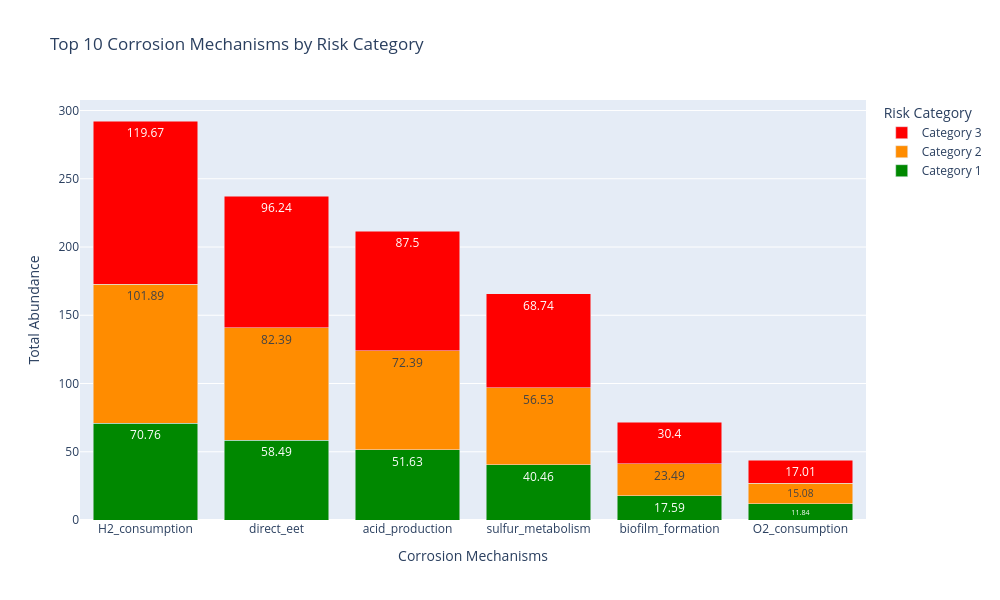

This figure's notebook cell:
### Markdown cell above
## 5. Mechanism Distribution across Risk Category

### Code cell
def plot_mechanism_distribution(prioritized_markers):
    """
    Creates stacked bar charts showing mechanism distribution across risk categories.
    """
    # Define colors and categories
    category_colors = {
        1: '#008800',  # Dark green - Normal Operation
        2: '#FF8C00',  # Dark orange - Early Warning
        3: '#FF0000'   # Red - System Failure
    }

    categories_labels = {
        1: 'Normal Operation',
        2: 'Early Warning',
        3: 'System Failure'
    }

    # Process mechanism data
    mech_data = []

    for _, row in prioritized_markers.iterrows():
        if isinstance(row['corrosion_mechanisms'], str) and row['corrosion_mechanisms']:
            mechanisms = [m.strip() for m in row['corrosion_mechanisms'].split(';')]
            for mech in mechanisms:
                mech_data.append({
                    'corrosion_mechanisms': mech,
                    'Category 1': row['mean_cat1'],
                    'Category 2': row['mean_cat2'],
                    'Category 3': row['mean_cat3']
                })

    # Convert to DataFrame
    mech_df = pd.DataFrame(mech_data)

    # Group by mechanism
    grouped = mech_df.groupby('corrosion_mechanisms').agg({
        'Category 1': 'sum',
        'Category 2': 'sum',
        'Category 3': 'sum'
    }).reset_index()

    # Calculate total abundance and sort
    grouped['total'] = grouped['Category 1'] + grouped['Category 2'] + grouped['Category 3']
    grouped = grouped.sort_values('total', ascending=False).head(10)

    # Prepare data for stacked bar chart
    data = []

    for category, color in zip(['Category 1', 'Category 2', 'Category 3'], category_colors.values()):
        data.append(
            go.Bar(
                name=category,
                x=grouped['corrosion_mechanisms'],
                y=grouped[category],
                text=grouped[category].round(2),
                textposition='auto',
                marker_color=color
            )
        )

    # Create figure
    fig = go.Figure(data=data)

    # Update layout
    fig.update_layout(
        barmode='stack',
        title='Top 10 Corrosion Mechanisms by Risk Category',
        xaxis_title='Corrosion Mechanisms',
        yaxis_title='Total Abundance',
        legend_title='Risk Category',
        hovermode='x',
        height=600,
        width=1000
    )

    return fig
    plt.show()

plot_mechanism_distribution(top_markers)

### Figure 1 — Plotly figure (JSON) as saved in the notebook; plotly's stock layout.template omitted (floating-point values rounded to 4 significant figures)
{"data": [{"marker": {"color": "#008800"}, "name": "Category 1", "text": [70.76, 58.49, 51.63, 40.46, 17.59, 11.84], "textposition": "auto", "type": "bar", "x": ["H2_consumption", "direct_eet", "acid_production", "sulfur_metabolism", "biofilm_formation", "O2_consumption"], "y": [70.76, 58.49, 51.63, 40.46, 17.59, 11.84]}, {"marker": {"color": "#FF8C00"}, "name": "Category 2", "text": [101.9, 82.39, 72.39, 56.53, 23.49, 15.08], "textposition": "auto", "type": "bar", "x": ["H2_consumption", "direct_eet", "acid_production", "sulfur_metabolism", "biofilm_formation", "O2_consumption"], "y": [101.9, 82.39, 72.39, 56.53, 23.49, 15.08]}, {"marker": {"color": "#FF0000"}, "name": "Category 3", "text": [119.7, 96.24, 87.5, 68.74, 30.4, 17.01], "textposition": "auto", "type": "bar", "x": ["H2_consumption", "direct_eet", "acid_production", "sulfur_metabolism", "biofilm_formation", "O2_consumption"], "y": [119.7, 96.24, 87.5, 68.74, 30.4, 17.01]}], "layout": {"barmode": "stack", "height": 600, "hovermode": "x", "legend": {"title": {"text": "Risk Category"}}, "title": {"text": "Top 10 Corrosion Mechanisms by Risk Category"}, "width": 1000, "xaxis": {"title": {"text": "Corrosion Mechanisms"}}, "yaxis": {"title": {"text": "Total Abundance"}}}}
